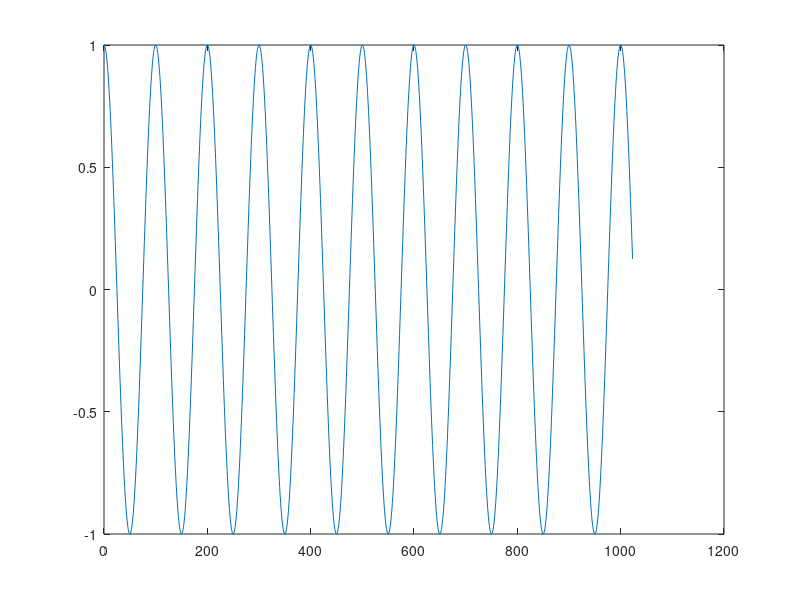

Recreate this plot in MATLAB.
% Exponential function
T = 1024;
tims = (0: T-1);
% Three frequencies
fq = [.01 .013 .014];
% Complex signal
sig = exp(2*j*pi*tims' * fq);

plot(tims, real(sig(:,1)));